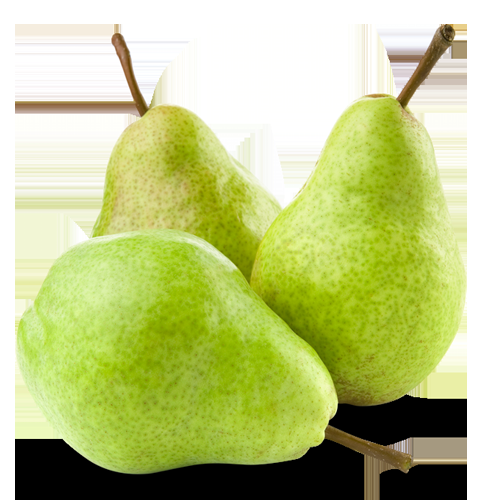
//> input picture image/pears.png, 500 x 500 px
$ ./subwindow_control   (built with g++ and OpenCV 4)
//> lines starting //> are read from the running program, lines starting //| are printed output that depends on the picture
// resize() 호출 형식
// 1. 이미지를 width x height로 변환 : resize(src, dst, Size(width, height))
// 2. 이미지를 (가로 * fx) x (세로 * fy)로 변환 : resize(src, dst, Size(), fx, fy)

#include <opencv.hpp>
using namespace std;
using namespace cv;

int main()
{
	Mat M = imread("image/pears.png");
//> M is the input picture: 500 rows x 500 cols, CV_8UC3; mean B, G, R 133.2, 199.1, 188.6
	if (M.empty())
		return -1;

	resize(M, M, Size(350, 350));
//> M: 350 rows x 350 cols, CV_8UC3
	imshow("M before sub", M);

	Mat sub1(M, Rect(30, 50, 200, 200));
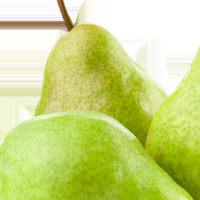
//> sub1: 200 rows x 200 cols, CV_8UC3; mean B, G, R 131.1, 216.1, 202.7
	Mat sub2(M, Rect(150, 150, 200, 200));
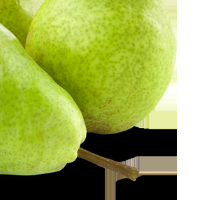
//> sub2: 200 rows x 200 cols, CV_8UC3; mean B, G, R 75.8, 165.1, 150.6
	imshow("sub1", sub1);
	imshow("sub2", sub2);

	sub1 = sub1 + Scalar(0, 120, 0); // G 채널값 120 증가
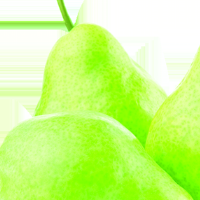
//> sub1: 200 rows x 200 cols, CV_8UC3; mean B, G, R 131.1, 254.5, 202.7

	imshow("sub1+", sub1);
	imshow("sub2+", sub2);
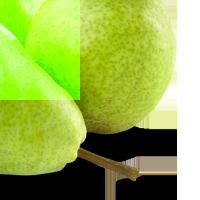
//> window 'sub2+': 200 rows x 200 cols, CV_8UC3; mean B, G, R 75.8, 177.3, 150.6
	imshow("M after sub", M);
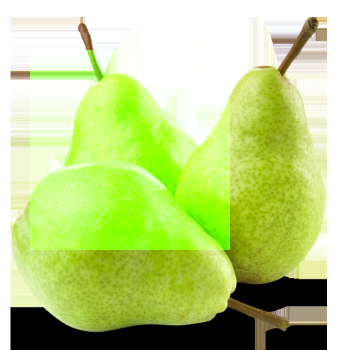
//> window 'M after sub': 350 rows x 350 cols, CV_8UC3; mean B, G, R 133.1, 211.5, 188.5
	waitKey(0);
	return 0;
}

$ run again, with image/bird.png copied over image/pears.png
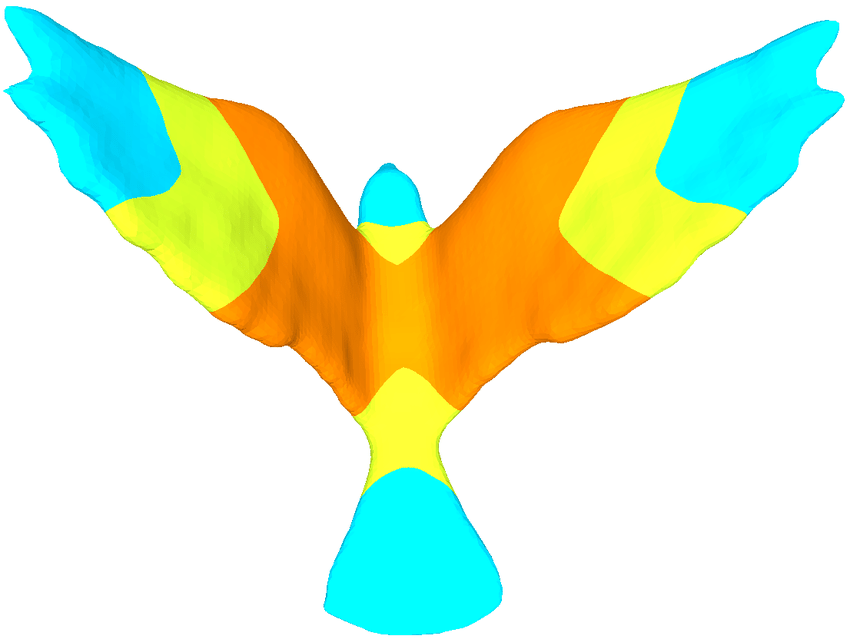
//> input picture image/bird.png, 850 x 639 px
//> M is the input picture: 639 rows x 850 cols, CV_8UC3; mean B, G, R 203.8, 239.5, 221.1
//> M: 350 rows x 350 cols, CV_8UC3
//> `imshow("sub2+", sub2);`:
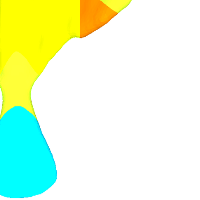
//> window 'sub2+': 200 rows x 200 cols, CV_8UC3; mean B, G, R 210.6, 252.4, 228.4
//> `imshow("M after sub", M);`:
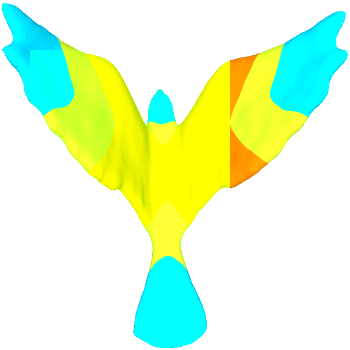
//> window 'M after sub': 350 rows x 350 cols, CV_8UC3; mean B, G, R 203.8, 252.2, 221

$ run again, with image/flower.png copied over image/pears.png
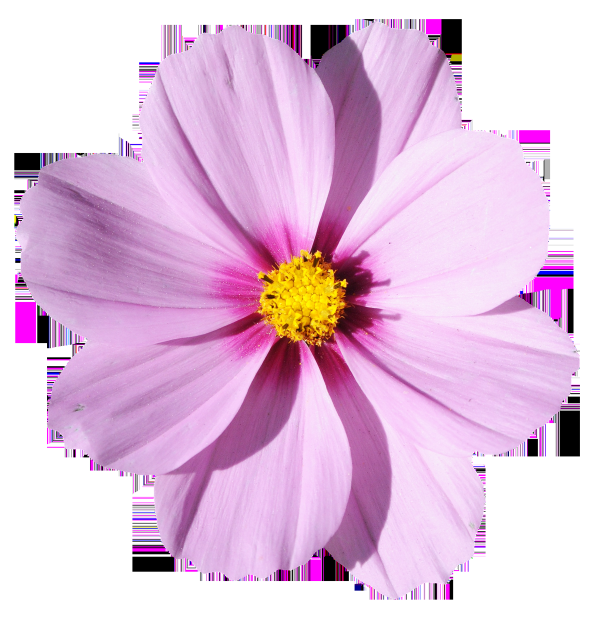
//> input picture image/flower.png, 1200 x 1233 px (shown at 1/2 size)
//> M is the input picture: 1233 rows x 1200 cols, CV_8UC3; mean B, G, R 220.8, 191.4, 225.8
//> M: 350 rows x 350 cols, CV_8UC3
//> `imshow("sub2+", sub2);`:
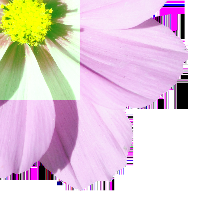
//> window 'sub2+': 200 rows x 200 cols, CV_8UC3; mean B, G, R 212.2, 204.9, 225.4
//> `imshow("M after sub", M);`:
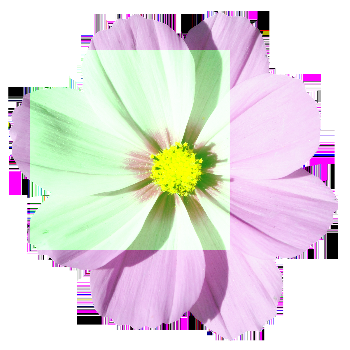
//> window 'M after sub': 350 rows x 350 cols, CV_8UC3; mean B, G, R 220.7, 219.3, 225.7
